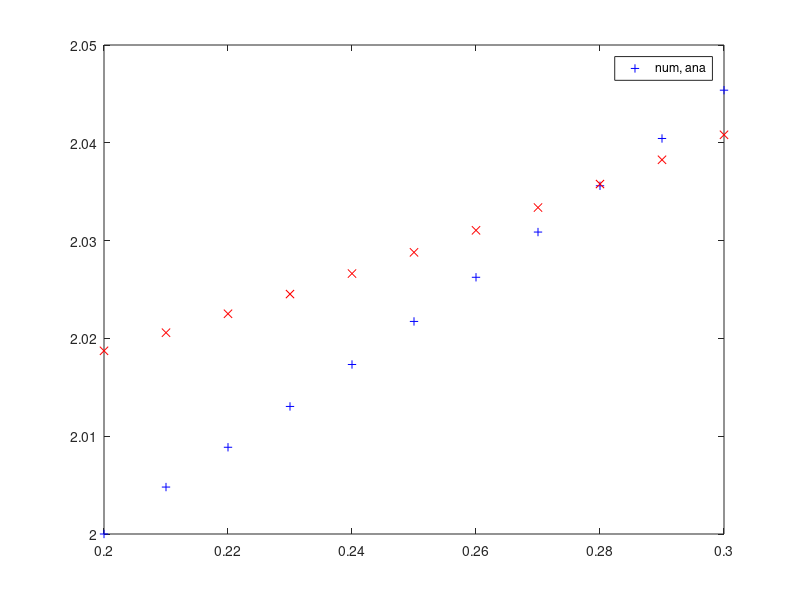

MATLAB code to generate this figure:
###========================== clear ennviromment =======================
clear
clc
#-----------------------------------------------------------------------

###=============== Parameters ==========================================
tol = 1e-3;
h = 0.01;
xo = 0.2;
xf = 0.3;
y(1) = 2;
x = xo:h:xf; 
f = @(x,y) -y + x + 2;
y(2) = 2.0048;  
#----------------------------------------------------------------------------------

### ======================== function ============================
anali = @(x) exp(-x) + x + 1;
#------------------------------ End function ---------------------

# loop 
i = 0;
while ((++i) < (length(x)-1))
        ym = y(i);
        yn = y(i+1);
    while (1)
        ymj = yn + (h/2)*((3*f(x(i+1),yn)) + f(x(i),ym));
        aux = f((x(i+1)),ymj);
        ynj = ym + (h/3)*(f(x(i),ym) + 4*(f(x(i+1),yn)) + aux);
        if(abs(ynj-ymj) < tol)
            y(i+2) = ynj;
            break;
        else
            ym = yn;
            yn = ynj;
        endif
    endwhile
endwhile
i = 0;
while ((++i) <= (length(x)))
    y1(i) = anali(x(i));
endwhile

#plotagem 
plot(x,y,'b.+',x,y1,'r.x');
legend("num, ana");
